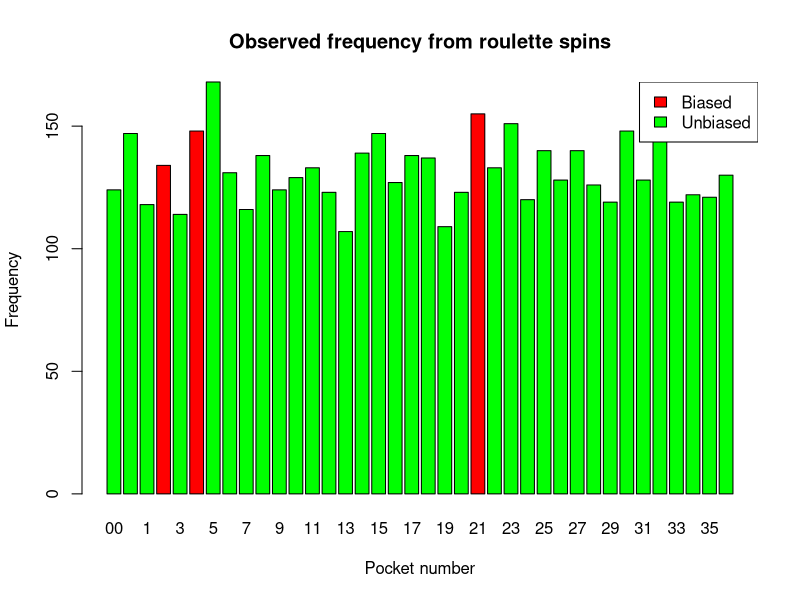
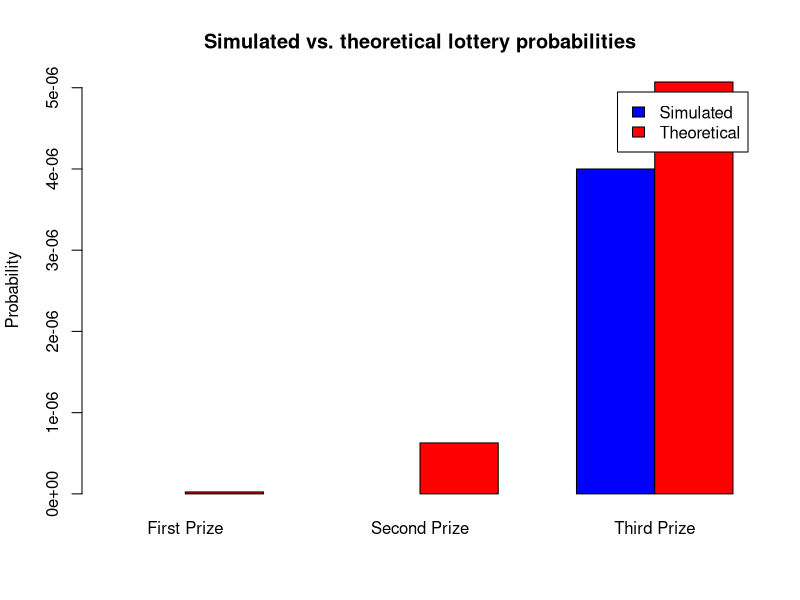

Here is the R script that generated these plots, in order:
## ---- chunk 1
# Normal roulette normally has 38 pockets, each with probability 1/38.
# For this problem, we bias 0.028 probability for pockets 2, 4, and 21.

pockets <- c("00", 0:36)
pockets
biased_pockets <- c(2, 4, 21)
biased_prob <- 0.028

#this is to find probability of unbiased pockets after applying the biased ones
remaining_prob <- 1 - (length(biased_pockets) * biased_prob)
remaining_prob
unbiased_count <- length(pockets) - length(biased_pockets)
unbiased_count
prob_each <- remaining_prob / unbiased_count # evenly distribute the remaining
                                          # probability over the other pockets
prob_each
probs <- ifelse(pockets %in% as.character(biased_pockets), biased_prob, prob_each)
probs
sum(probs) # check that the probabilities still sum to 1

# you'll have to modify this when more than one pocket is biased
# ```
# 
# ```{r}
# sample like in previous homeworks
num_sims <- 5000
set.seed(123) # set seed for reproducibility
spins <- sample(pockets, size = num_sims, replace = TRUE, prob = probs)
spins <- factor(spins, levels = c("00", 0:36)) # sorts the plot labels from 00 to 36 

# calculate expected frequencies for Section 4
expected_freq <- num_sims * probs

# create barplot of observed frequencies
observed_freq <- table(spins)
barplot(observed_freq, 
        main = "Observed frequency from roulette spins",
        xlab = "Pocket number", 
        ylab = "Frequency",
        col = ifelse(names(observed_freq) %in% as.character(biased_pockets), "red", "green"))

# add a legend
legend("topright", 
       legend = c("Biased", "Unbiased"), 
       fill = c("red", "green"))

# compare observed vs expected frequencies
comparison <- data.frame(
  Pocket = pockets,
  Expected = expected_freq,
  Observed = as.vector(table(factor(spins, levels = pockets)))
)

# show results for biased pockets
biased_results <- comparison[comparison$Pocket %in% as.character(biased_pockets),]
print(biased_results)

# chi-squared test to detect if there's a significant bias
chi_squared_test <- chisq.test(observed_freq, p = probs)
print(chi_squared_test)
## ---- chunk 2
# For each lottery draw, randomly select 5 numbers from the range 1 to 47 and a
# Mega number from the range 1 to 27.

# for one day
set.seed(123)
# generate winning numbers of a single draw
winning_5_numbers <- sample(1:47, 5)
winning_mega_number <- sample(1:27, 1)

# simulate 500,000 lottery draws
prizes <- character(500000)
for(i in 1:500000) {
  player_5_numbers <- sample(1:47, 5)
  player_mega_number <- sample(1:27, 1)
  
  # match 5 numbers between win and player lottery
  matches_5 <- sum(player_5_numbers %in% winning_5_numbers)
  match_mega <- player_mega_number == winning_mega_number
  
  # issue out prizes
  if(matches_5 == 5 && match_mega) {
    prizes[i] <- "first prize"
  } else if(matches_5 == 5 && !match_mega) {
    prizes[i] <- "second prize"
  } else if(matches_5 == 4 && match_mega) {
    prizes[i] <- "third prize"
  } else {
    prizes[i] <- "no prize"
  }
}

# calculate simulated prize occurrence
prize_counts <- table(prizes)
print(prize_counts)

# calculate simulated prize probabilities
simulated_probabilities <- prize_counts / 500000
print(simulated_probabilities)

# calculate theoretical/analytic probabilities

# total combos: C(47, 5) * 27 -- essentially the first prize already
first_prize_theoretical <- 1 / (choose(47, 5) * 27)
# second prize: C(47,5) ways to choose 5 numbers correctly, 26/27 ways to
# choose Mega incorrectly
second_prize_theoretical <- 1 / (choose(47, 5)) * (26 / 27)
# third prize: ways to match 4 out of 5: C(5,4) * C(42,1) = 5 * 42 = 210
# Probability = [C(5,4) * C(42,1)] / [C(47,5)] * (1/27)
third_prize_theoretical <- (choose(5, 4) * choose(42, 1)) / choose(47, 5) * (1 / 27)

# print theoretical probabilities
cat("Theoretical probabilities:\n")
cat("First prize:", first_prize_theoretical, "\n")
cat("Second prize:", second_prize_theoretical, "\n")
cat("Third prize:", third_prize_theoretical, "\n")

# compare simulated and theoretical probabilities
comparison <- data.frame(
  Prize = c("First Prize", "Second Prize", "Third Prize"),
  Simulated = c(
    simulated_probabilities["first prize"], 
    simulated_probabilities["second prize"], 
    simulated_probabilities["third prize"]
  ),
  Theoretical = c(
    first_prize_theoretical,
    second_prize_theoretical,
    third_prize_theoretical
  )
)

# column for the ratio of simulated to theoretical
comparison$Ratio <- comparison$Simulated / comparison$Theoretical

# print comparison
print(comparison)

# plot the results for visualization
barplot(
  rbind(comparison$Simulated, comparison$Theoretical),
  beside = TRUE,
  names.arg = comparison$Prize,
  col = c("blue", "red"),
  main = "Simulated vs. theoretical lottery probabilities",
  ylab = "Probability",
  legend.text = c("Simulated", "Theoretical")
)
